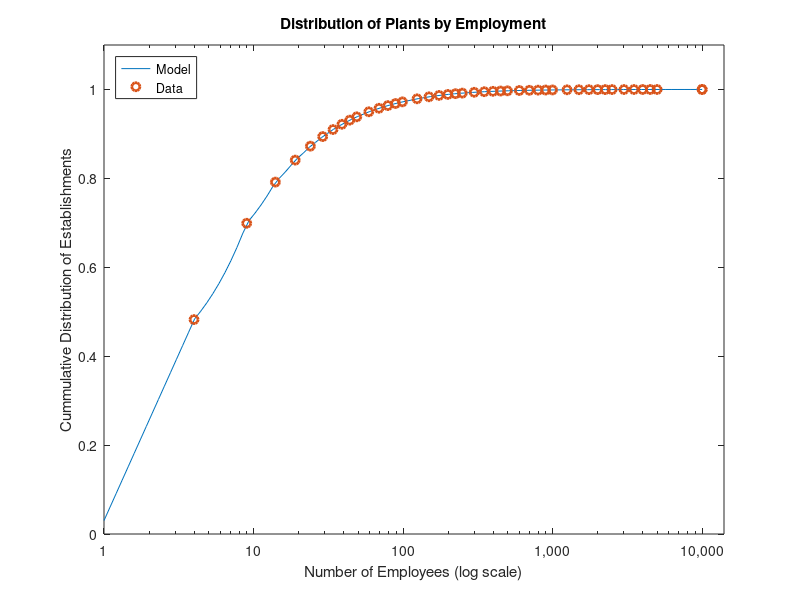

Here is the MATLAB script that generated this plot: (Note: this script raises an error after producing the figure.)
% Replication of Restuccia & Rogerson (2008) - Policy Distortions and Aggregate Productivity with Heterogeneous Establishments

% Note: rho is defined differently here to in the paper. Here it does not
% include the (exogenous) conditional probability of firm exit. In RR2008
% it does. This is done to emphasize how to include exit/death in models
% more generally when using VFI Toolkit.

% For explanation of model, the calibration choices, and what the policy
% experiments are aiming to understand, see paper.

Parallel=1; % 1 for (parallel) CPUs, 2 for GPU, 0 for single CPU

%% Set some basic variables

n_s=100; % Firm-specific Productivity level
n_tau=3; % Negative (subsidy), zero, and positive (tax).

%Parameters
Params.beta=0.96; % Discount rate
% Firms
Params.alpha=0.283;
Params.gamma=0.567;
Params.delta=0.08; % Depreciation rate of physical capital
Params.cf=0; % Fixed cost of production
% Firm entry and exit
Params.ce=1; % Fixed cost of entry (this is a normalization)
Params.lambda=0.1; % Probability of firm exit

Params.Ne=1; % RR2008 call this E, the mass of new potential new entrant distribution.

% The actual 'distortionary policy rate'
Params.taurate=0; % This is the rate for the tax.
Params.subsidyrate=0; % This is the rate for the subsidy.

Params.w=1; % This is just an initial guess since w (wage) is determined in general eqm.

%% Grid on the productivity level, s, as well as the distribution over these h(s).
% The grid is here created by the next few lines of text.
% The original numbers which can be found in the codes provided by Restuccia & Rogerson (2008) for their model. 
% The original source is Rossi-Hansberg and Wright (AER, 2007) All industries for 2000,
% which in turn is created from data from the US Census of Businesses. The
% following commented out line does the import that creates what is stored here as text.
% load ./OriginalCodes/files/establishment_dist.txt
establishment_dist=[4, 0.482359949; 9, 0.21665686; 14, 0.092591623;...
    19, 0.049473226; 24, 0.031397291; 29, 0.021542855; 34, 0.015801151; 39, 0.011847888; 44, 0.009307797;...
    49, 0.007457313; 59, 0.011325843; 69, 0.007940958; 79, 0.005988763; 89, 0.004677303; 99, 0.003753013;...
    124, 0.00683308; 149, 0.004509741; 174, 0.003126242; 199, 0.002215598; 224, 0.001685936; 249, 0.001293212;...
    299, 0.001867145; 349, 0.001285596; 399, 0.000873831; 449, 0.000649621; 499, 0.000511097; 599, 0.000705634;...
    699, 0.000463018; 799, 0.000331475; 899, 0.0002469; 999, 0.000184065; 1249, 0.000311482; 1499, 0.000191522;...
    1749, 0.000130432; 1999, 9.10802E-05; 2249, 7.14044E-05; 2499, 5.42673E-05; 2999, 6.96589E-05; ...
    3499, 4.42707E-05; 3999, 3.09419E-05; 4499, 1.96759E-05; 4999, 1.60263E-05; 9999, 5.06178E-05; ...
    10000, 1.45982E-05];
% establishment_dist(:,1); %(upper range of number of employees)
% establishment_dist(:,2); %(fraction of establishment in each group)

% Note: Table 1 of RR2008 reports an 's range', this is actually implicit
% from the numbers in establishment_dist and the parameters gamma and alpha.
s_grid=exp(linspace(log(1),log(establishment_dist(end,1)^(1-Params.gamma-Params.alpha)),n_s));
% The stationary distribution, called h(s) by RR2008, will here be called pistar_s
cumsum_pistar_s=interp1(establishment_dist(:,1),cumsum(establishment_dist(:,2)),s_grid.^(1/(1-Params.gamma-Params.alpha)));
% The first few points of s_grid have to be extrapolated (as outside the
% range of the actual data). Following line implements this, and similar
% for the max value. I just divide equally across these first few (which is same as RR2008 do).
temp=~isnan(cumsum_pistar_s);
tempind=find(temp,1,'first');
cumsum_pistar_s(1:tempind)=cumsum((1/tempind)*cumsum_pistar_s(tempind)*ones(1,tempind));
cumsum_pistar_s(end)=1;
pistar_s=(cumsum_pistar_s-[0,cumsum_pistar_s(1:end-1)])';
% Note: This stationary distribution is created by interpolating establishment_dist(:,2)
% (interpolation of the cumulative distribution tends to perform better in
% practice than interpolation of the pdf, as cdf tends to be smoother)
% Here this is done using 1D interpolation (the matlab default spline interpolation), RR2008 do this manually by evenly
% dividing the data across the s_grid points that are 'in-between' establishment_dist points.
% (You can see the difference if you use original RR2008 codes to create 'ns' and 'hs', and then run following line
% plot(establishment_dist(:,1),cumsum(establishment_dist(:,2)),s_grid.^(1/(1-Params.gamma-Params.alpha)), cumsum(pistar_s), z, cumsum(hs))
% The difference is not large, but the use of interpolation clearly provide better approximation.

% Note: if you want the actual establishment sizes implicit in s_grid to
% compare to data just run: s_grid.^(1/(1-Params.gamma-Params.alpha))

% Comment: The calibration of the model is awkward, in the sense that it is
% the distribution of potential entrants that is calibrated to match the US
% Census Bureau data on existing firms, while conceptually it is the
% stationary distribution of (exisiting) firms that should match the US
% Census Bureau data on existing firms. Although this later would require a
% much more complicated calibration procedure (moment matching based on simulation).

%% Grids
% Grids for d variables: there are none (because all the decisions being
% made by the firms have closed form solutions, so there are none that the
% toolkit actually needs to solve for)
n_d=0;
d_grid=[];
% Grids for a variables: there are none
n_a=1; % Still need to declare an a variable, the toolkit is not really designed for situation of none. Since it only has a single value and won't really be used anywhere it won't actually do anything anyway.
a_grid=1;
% Grids for z variables: there are two
% s_grid
tau_grid=[-1; 0; 1]; % Negative will be subsidy, zero, positive will be tax
n_z=[n_s,length(tau_grid)];
z_grid=[s_grid'; tau_grid];
pi_z=eye(prod(n_z),prod(n_z)); % Ones on the diagonal, zeros elsewhere. These are essentially permanent states, and there is zero probability of transition.

%% Figure 1

figure(1)
semilogx(s_grid.^(1/(1-Params.gamma-Params.alpha)),cumsum(pistar_s),'-',establishment_dist(:,1),cumsum(establishment_dist(:,2)),'o','LineWidth',2)
title('Distribution of Plants by Employment')
set(gca,'XTick',[1 10 100 1000 10000])
set(gca,'XTickLabel',{'1','10','100','1,000','10,000'})
xlabel('Number of Employees (log scale)')
ylabel('Cummulative Distribution of Establishments')
legend('Model','Data','Location','NorthWest')
axis([0 14000 0 1.1])
% saveas(gcf,['./RestucciaRogerson2008_Figure1.pdf'])
% Remark: the 'sagging curves' of model between data points is a result of
% the graph being done with log scale, while the interpolation is done
% based on (linear scale) number of employees directly.

%% Odds and ends

% Because asset markets are complete the households problem leads to the
% standard result that the households can just be treated as a
% Representative Household, and equilibrium in the asset markets requires
% that the interest rate, i (referred to in RR2008 paper as R, but here
% follow their codes and refer to as i)
Params.i=1/Params.beta-1; % This is standard general eqm result in complete market models, comes from consumption euler eqn together with requirements of stationary eqm.
% The net return to capital in equilibrium will thus be
Params.r=Params.i+Params.delta; % That the gross return is just 1/beta-1 and equals i (that the gross return to capital equals the interest rate is a requirement of capital market clearance in model)

% This (i=1/beta-1) means HHs supply amount of K that clears market, and
% labour supply is perfectly inelastic (leisure is not valued by HHs) 
% means that any value of w clears labour market.

%% Solve the Value Function
% Entry is irrelevant to the value function problem. Exit is relevant, and treated differently based on whether it is endogenous or exogenous.

% For exogenous exit, you simply need to include the 'conditional surivival probability' as another 'DiscountFactorParamNames'
Params.oneminuslambda=1-Params.lambda; % This is now the conditional probability of survival.
Params.rho=1/(1+Params.i); % The factor at which firms discount the future depends on both the risk-free interest rate and the risk/probability of exit
DiscountFactorParamNames={'rho','oneminuslambda'};

ReturnFn=@(aprime_val, a_val, z1_val,z2_val,w,r,alpha,gamma,taurate,subsidyrate,cf) RestucciaRogerson2008_ReturnFn(aprime_val, a_val, z1_val,z2_val,w,r,alpha,gamma,taurate,subsidyrate,cf);
ReturnFnParamNames={'w','r','alpha','gamma','taurate','subsidyrate','cf'}; %It is important that these are in same order as they appear in 'RestucciaRogerson2008_ReturnFn'

vfoptions.parallel=Parallel;
% Check that everything is working so far by solving the value function
if Parallel==1
    V0=zeros([n_a,n_z]);
else
    V0=zeros([n_a,n_z],'gpuArray');
end
[V,Policy]=ValueFnIter_Case1(V0, n_d,n_a,n_z,[],a_grid,z_grid, pi_z, ReturnFn, Params, DiscountFactorParamNames, ReturnFnParamNames, vfoptions);

% If you wanted to look at the value fn
% figure(2)
% surf(shiftdim(V,1))
% title('Value fn')

%% Simulate Agent Distribution, with Entry and Exit
% I use different notation to RR2008. The pdf of potential
% entrants I call upsilon (they used g). I call the 'conditional entry
% decision' ebar (they used xbar). I call the 'mass' by which this is
% multiplied Ne (they used E). Note that Ne is not the actual mass of
% entrants because of the role of ebar.
% So the actual distribution of entrants is then Ne*upsilon.*ebar (note that
% this is not a pdf). The actual mass of entrants can be calculated by
% repeatedly taking the sum of Ne*upsilon.*ebar.

% Need to 'activate' these options
simoptions.agententryandexit=1
% Note: it is possible to do just entry or just exit.
% To do just entry, simply set CondlProbOfExit=0;
% To do just exit, simply set DistOfNewAgents=0;
% (It is not envisaged that you are likely to want either of entry or exit without the other)
% Note that from the perspective of the simulation of agent distribution
% whether these are endogenous or exogenous entry/exit decisions is irrelevant.

pistar_tau=[0;1;0];

% Because they are not a default part of agent simulation, you need to pass the entry/exit aspects as part of simoptions.
EntryExitParamNames.DistOfNewAgents={'upsilon'};
%Params.upsilon=kron(pistar_tau,pistar_s); % Note: these should be in 'reverse order'
Params.upsilon=pistar_s.*(pistar_tau');
EntryExitParamNames.CondlEntryDecisions={'ebar'};
Params.ebar=ones([n_a,n_z]); % Takes value of one for enter, zero for not-enter. This is just an initial guess as the actual decisions are determined as part of general equilibrium.
% Note: VFI Toolkit requires the DistOfNewAgents to be a pdf (so unit mass), and then uses
% the 'MassOfNewAgents' to understand how many there will be entering relative to existing agents.
EntryExitParamNames.MassOfNewAgents={'Ne'}; % This is implied by the need for there to be a stationary distribution, so the mass of firm entry must equal the mass of firm exit, which is lambda*1

EntryExitParamNames.CondlProbOfSurvival={'oneminuslambda'};
% This conditional probability can be a state-dependent parameter, in which case this input would be a vector or matrix, etc.

simoptions.parallel=Parallel;
% Check that everything is working so far by solving the simulation of
% agent distribution to get the stationary distribution.
StationaryDist=StationaryDist_Case1(Policy,n_d,n_a,n_z,pi_z, simoptions, Params, EntryExitParamNames);

% If you wanted to look at the pdf:
% surf(shiftdim(StationaryDist.pdf,1))

%% General equilibrium conditions (and aggregates needed to evaluation them)

% Endogenous entry adds a general equilibrium condition, specifically a
% 'free entry' condition.
% The only additional information needed for the general equilibrium in terms of entry
% and exit is to know which if any of the general equilibrium conditions are 'free entry'
% conditions and so need to be evaluated on potential entrants
% distribution.

%Use the toolkit to find the equilibrium prices
GEPriceParamNames={'ebar','ce'};

%Create descriptions of SS values as functions of d_grid, a_grid, s_grid &
%pi_s (used to calculate the integral across the SS dist fn of whatever
%functions you define here)
FnsToEvaluateParamNames(1).Names={};
% FnsToEvaluateFn_1 = @(aprime_val,a_val,z1_val,z2_val) a_val; %We just want the aggregate assets (which is this periods state)
% FnsToEvaluate={FnsToEvaluateFn_1};
FnsToEvaluate={};

%Now define the functions for the General Equilibrium conditions
    %Should be written as LHS of general eqm eqn minus RHS, so that 
    %the closer the value given by the function is to zero, the closer 
    %the general eqm condition is to holding.
%Note: length(AggVars) is as for FnsToEvaluate and length(p) is length(n_p)
heteroagentoptions.specialgeneqmcondn={'condlentry','entry'};

% A 'condlentry' general equilibrium condition will take values of greater
% than zero for firms that decide to enter, less than zero for first that
% decide not to enter (or more accurately, after entry decision they draw
% their state, and then decide to cancel/abort their entry).

GEPriceParamNames={'w'}; 
    % Note that this parameter does not directly appear in any of the general eqm conditions, only indirectly by it's effect on the value fn.
    % Note that 'ebar', the conditional entry decision, is also determined as part of general eqm, and so in some sense is a general eqm parameter. But since this is unavoidably the case for conditional entry there is no need to declare it.
GeneralEqmEqnParamNames(1).Names={'beta'};
GeneralEqmEqn_CondlEntry = @(ValueFn,GEprices,beta) beta*ValueFn-0; % % Conditional entry condition
% (ValueFn>=0): should this be changed to (beta*ValueFn>=0)? Yes, because of timing.
GeneralEqmEqnParamNames(2).Names={'beta','ce'};
GeneralEqmEqn_Entry = @(EValueFn,GEprices,beta,ce) beta*EValueFn-ce; % Free entry conditions (expected returns equal zero in eqm); note that the first 'General eqm price' is ce, the fixed-cost of entry.
GeneralEqmEqns={GeneralEqmEqn_CondlEntry,GeneralEqmEqn_Entry};

% In principle, 'Ne', the mass of (potential) new entrants is also a
% parameter to be determined in general equilibrium, and hence would also
% appear in GEPriceParamNames. The relevant condition would be labour
% market clearance 1-Nbar=0. The labour supply in the model is equal to 1
% (households are endowed with a unit endowment of labour, and this is
% supplied perfectly inelastically because households do not value
% leisure). Nbar is the labour demand and comes from integral of nbar over
% the distribution of firms. To implement this we would need to add the
% following:
% GEPriceParamNames={'w','Ne'};
% FnsToEvaluateParamNames(1).Names={'alpha','gamma','r','w','taurate'};
% FnsToEvaluateFn_nbar = @(aprime_val,a_val,z1_val,z2_val,mass,alpha,gamma,r,w,taurate) (((1-taurate*z2_val)*z1_val*gamma)/w)^(1/(1-gamma)) *((alpha/r)^((1-gamma)/(1-gamma-alpha)) *(gamma/w)^(gamma/(1-gamma-alpha)) *(z1_val*(1-taurate*z2_val))^(1/(1-alpha-gamma)))^(alpha/(1-gamma)); % which evaluates to Nbar in the aggregate
% GeneralEqmEqnParamNames(3).Names={};
% GeneralEqmEqn_LabourMarket = @(AggVars,GEprices) 1-AggVars;
% The obvious changes to include these in 
% FnsToEvaluate={FnsToEvaluateFn_nbar};
% heteroagentoptions.specialgeneqmcondn={0,'condlentry','entry'};
% GeneralEqmEqns={GeneralEqmEqn_CondlEntry,GeneralEqmEqn_Entry, GeneralEqmEqn_LabourMarket}; 
% would also need to be made.
% Because RR2008 model is linear in Ne (not the case for most models of entry), we 
% can instead simply impose this afterwards, by setting Ne=1/Nbar. This is done
% here just after computing the general equilibrium.
% Obviously endogenizing labour supply would change this, and this 'short-cut' version would no longer work.

heteroagentoptions.verbose=1;
n_p=0;
disp('Calculating price vector corresponding to the stationary eqm')
% tic;
% NOTE: EntryExitParamNames has to be passed as an additional input compared to the standard case.
[p_eqm,p_eqm_index, GeneralEqmCondition]=HeteroAgentStationaryEqm_Case1(V0, 0, n_a, n_z, n_p, pi_z, [], a_grid, z_grid, ReturnFn, FnsToEvaluate, GeneralEqmEqns, Params, DiscountFactorParamNames, ReturnFnParamNames, FnsToEvaluateParamNames, GeneralEqmEqnParamNames, GEPriceParamNames,heteroagentoptions, simoptions, vfoptions, EntryExitParamNames);
% findeqmtime=toc
Params.w=p_eqm.w;
Params.ebar=p_eqm.ebar;

% RR2008 gets baseline solution of w=1.8955, xbar is all ones (based on running the code they provide on Review of Economic Dynamics website).
% I get w=1.9074, ebar is all ones.

% Calculate some things in the general eqm
[V,Policy]=ValueFnIter_Case1(V0, n_d,n_a,n_z,[],a_grid,z_grid, pi_z, ReturnFn, Params, DiscountFactorParamNames, ReturnFnParamNames, vfoptions);
StationaryDist=StationaryDist_Case1(Policy,n_d,n_a,n_z,pi_z, simoptions, Params, EntryExitParamNames);

% Impose the labour market clearance, which involves calculating Ne. See
% comments above (about 10-20 lines above).
FnsToEvaluateParamNames(1).Names={'alpha','gamma','r','w','taurate','subsidyrate'};
FnsToEvaluateFn_nbar = @(aprime_val,a_val,z1_val,z2_val,mass,alpha,gamma,r,w,taurate,subsidyrate) ((1-((z2_val>=0)*taurate+(z2_val<0)*subsidyrate)*z2_val)*z1_val)^(1/(1-alpha-gamma)) *(alpha/r)^(alpha/(1-gamma-alpha)) *(gamma/w)^((1-alpha)/(1-gamma-alpha)); % which evaluates to Nbar in the aggregate
FnsToEvaluate={FnsToEvaluateFn_nbar};
AggValues=EvalFnOnAgentDist_AggVars_Case1(StationaryDist, Policy, FnsToEvaluate, Params, FnsToEvaluateParamNames, n_d, n_a, n_z, d_grid, a_grid, z_grid, simoptions.parallel,simoptions,EntryExitParamNames);
InitialNe=Params.Ne;
Params.Ne=1/AggValues; % AggValues is presently equal to Nbar. This line is imposing/satisfying the labour market clearance condition.
StationaryDist.mass=StationaryDist.mass*(Params.Ne/InitialNe); % Take advantage of linearity of the stationary distribution in new entrants distribution.

%% Table 1
% Not exactly replicating anything as this is just the parameter values...

%Table 1
FID = fopen('./RestucciaRogerson2008_Table1.tex', 'w');
fprintf(FID, 'Benchmark calibration to US data \\\\ \n');
fprintf(FID, '\\begin{tabular*}{1.00\\textwidth}{@{\\extracolsep{\\fill}}lll} \n \\hline \n');
fprintf(FID, 'Parameters & Value & Target \\\\ \\hline \n');
fprintf(FID, '$\\alpha$ & %8.3f & Capital income share \\\\ \n', Params.alpha);
fprintf(FID, '$\\gamma$ & %8.3f & Labour income share \\\\ \n', Params.gamma);
fprintf(FID, '$\\beta$ & %8.2f & Real rate of return \\\\ \n', Params.beta);
fprintf(FID, '$\\delta$ & %8.2f & Investment to output rate \\\\ \n', Params.delta);
fprintf(FID, '$c_e$ & %8.1f & Normalization \\\\ \n', Params.ce);
fprintf(FID, '$c_f$ & %8.1f & Benchmark rate \\\\ \n', Params.cf);
fprintf(FID, '$\\lambda$ & %8.1f & Annual exit rate \\\\ \n', Params.lambda);
fprintf(FID, '$s$ range & [%d, %8.2f] & Relative establishment sizes \\\\ \n', s_grid(1), s_grid(end));
fprintf(FID, '$h(s)$ & see Fig. 1 & Size distribution of establishments \\\\ \n');
fprintf(FID, '\\hline \n \\end{tabular*} \n');
% fprintf(FID, '\\begin{minipage}[t]{1.00\\textwidth}{\\baselineskip=.5\\baselineskip \\vspace{.3cm} \\footnotesize{ \n');
% fprintf(FID, 'Note: Do not attempt to replicate Co-worker mean as I do not know definition. Avg size of entering firms is defined in terms of nprime, while avg size of exiting firms is defined in terms of n. \n');
% fprintf(FID, '}} \\end{minipage}');
fclose(FID);

%% Table 2

% One could code this directly easily enough since there are closed form
% solutions for kbar and nbar in terms of (s,tau). But will use the VFI
% Toolkit commands to show how to apply them.

FnsToEvaluateParamNames(1).Names={'alpha','gamma','r','w','taurate','subsidyrate'};
FnsToEvaluateFn_kbar = @(aprime_val,a_val,z1_val,z2_val,mass,alpha,gamma,r,w,taurate,subsidyrate) (alpha/r)^((1-gamma)/(1-gamma-alpha)) *(gamma/w)^(gamma/(1-gamma-alpha)) *(z1_val*(1-((z2_val>=0)*taurate+(z2_val<0)*subsidyrate)*z2_val))^(1/(1-alpha-gamma));
FnsToEvaluateParamNames(2).Names={'alpha','gamma','r','w','taurate','subsidyrate'};
FnsToEvaluateFn_nbar = @(aprime_val,a_val,z1_val,z2_val,mass,alpha,gamma,r,w,taurate,subsidyrate) ((1-((z2_val>=0)*taurate+(z2_val<0)*subsidyrate)*z2_val)*z1_val)^(1/(1-alpha-gamma)) *(alpha/r)^(alpha/(1-gamma-alpha)) *(gamma/w)^((1-alpha)/(1-gamma-alpha)); % which evaluates to Nbar in the aggregate
FnsToEvaluateParamNames(3).Names={'alpha','gamma','r','w','taurate','subsidyrate'};
FnsToEvaluateFn_output = @(aprime_val,a_val,z1_val,z2_val,mass, alpha,gamma,r,w,taurate,subsidyrate) ((1-((z2_val>=0)*taurate+(z2_val<0)*subsidyrate)*z2_val))^((alpha+gamma)/(1-gamma-alpha))*z1_val^(1/(1-gamma-alpha)) *(alpha/r)^(alpha/(1-gamma-alpha)) *(gamma/w)^(gamma/(1-gamma-alpha));
FnsToEvaluate={FnsToEvaluateFn_kbar, FnsToEvaluateFn_nbar, FnsToEvaluateFn_output};

ValuesOnGrid=EvalFnOnAgentDist_ValuesOnGrid_Case1_Mass(StationaryDist.pdf,StationaryDist.mass, Policy, FnsToEvaluate, Params, FnsToEvaluateParamNames,EntryExitParamNames, n_d, n_a, n_z, [], a_grid, z_grid, Parallel,simoptions);

ProbDensityFns=EvalFnOnAgentDist_pdf_Case1(StationaryDist, Policy, FnsToEvaluate, Params, FnsToEvaluateParamNames, n_d, n_a, n_z, [], a_grid, z_grid, simoptions.parallel,simoptions,EntryExitParamNames);

% s_grid.^(1/(1-Params.gamma-Params.alpha))
nbarValues=shiftdim(ValuesOnGrid(2,:,:,:),1);
nbarValues=shiftdim(ValuesOnGrid(2,:,:,:),1);
normalize_employment=nbarValues(1,1,2); % Normalize so that smallest occouring value of nbar in the baseline is equal to 1.
nbarValues=nbarValues./normalize_employment;

Partion1Indicator=logical(nbarValues<5);
Partion2Indicator=logical((nbarValues>=5).*(nbarValues<50));
Partion3Indicator=logical(nbarValues>=50);

% Check that the following is equal to prod(n_z), so 300
sum(sum(Partion1Indicator+Partion2Indicator+Partion3Indicator))

ShareOfEstablishments(1)=sum(sum(StationaryDist.pdf(Partion1Indicator)));
ShareOfEstablishments(2)=sum(sum(StationaryDist.pdf(Partion2Indicator)));
ShareOfEstablishments(3)=sum(sum(StationaryDist.pdf(Partion3Indicator)));

Output_pdf=shiftdim(ProbDensityFns(3,:,:,:),1);
ShareOfOutput(1)=sum(sum(sum(Output_pdf(Partion1Indicator))));
ShareOfOutput(2)=sum(sum(sum(Output_pdf(Partion2Indicator))));
ShareOfOutput(3)=sum(sum(sum(Output_pdf(Partion3Indicator))));

Labour_pdf=shiftdim(ProbDensityFns(2,:,:,:),1);
ShareOfLabour(1)=sum(sum(sum(Labour_pdf(Partion1Indicator))));
ShareOfLabour(2)=sum(sum(sum(Labour_pdf(Partion2Indicator))));
ShareOfLabour(3)=sum(sum(sum(Labour_pdf(Partion3Indicator))));

Capital_pdf=shiftdim(ProbDensityFns(1,:,:,:),1);
ShareOfCapital(1)=sum(sum(sum(Capital_pdf(Partion1Indicator))));
ShareOfCapital(2)=sum(sum(sum(Capital_pdf(Partion2Indicator))));
ShareOfCapital(3)=sum(sum(sum(Capital_pdf(Partion3Indicator))));

AverageEmployment(1)=sum(sum(nbarValues(Partion1Indicator).*StationaryDist.pdf(Partion1Indicator)))/sum(sum(StationaryDist.pdf(Partion1Indicator)));
AverageEmployment(2)=sum(sum(nbarValues(Partion2Indicator).*StationaryDist.pdf(Partion2Indicator)))/sum(sum(StationaryDist.pdf(Partion2Indicator)));
AverageEmployment(3)=sum(sum(nbarValues(Partion3Indicator).*StationaryDist.pdf(Partion3Indicator)))/sum(sum(StationaryDist.pdf(Partion3Indicator)));

%Table 2
FID = fopen('./RestucciaRogerson2008_Table2.tex', 'w');
fprintf(FID, 'Distribution statistics of benchmark economy \\\\ \n');
fprintf(FID, '\\begin{tabular*}{1.00\\textwidth}{@{\\extracolsep{\\fill}}llcr} \n \\hline \\hline \n');
fprintf(FID, ' & \\multicolumn{3}{l}{Establishment size (number of employees)} \\\\ \\cline{2-4} \n');
fprintf(FID, ' & $<$5 & 5 to 49 & $\\geq$50 \\\\ \\hline \n');
fprintf(FID, 'Share of establishments & %8.2f & %8.2f & %8.2f \\\\ \n', ShareOfEstablishments);
fprintf(FID, 'Share of output         & %8.2f & %8.2f & %8.2f \\\\ \n', ShareOfOutput);
fprintf(FID, 'Share of labour         & %8.2f & %8.2f & %8.2f \\\\ \n', ShareOfLabour);
fprintf(FID, 'Share of capital        & %8.2f & %8.2f & %8.2f \\\\ \n', ShareOfCapital);
fprintf(FID, 'Share of employment     & %8.2f & %8.2f & %8.2f \\\\ \n', AverageEmployment);
fprintf(FID, '\\hline \n \\end{tabular*} \n');
% fprintf(FID, '\\begin{minipage}[t]{1.00\\textwidth}{\\baselineskip=.5\\baselineskip \\vspace{.3cm} \\footnotesize{ \n');
% fprintf(FID, 'Note: Do not attempt to replicate Co-worker mean as I do not know definition. Avg size of entering firms is defined in terms of nprime, while avg size of exiting firms is defined in terms of n. \n');
% fprintf(FID, '}} \\end{minipage}');
fclose(FID);

%% Calculate a bunch of things related to those reported in Table 3 just to show how.
FnsToEvaluateParamNames(4).Names={'alpha','gamma','r','w','taurate','subsidyrate'};
FnsToEvaluateFn_subsidy = @(aprime_val,a_val,z1_val,z2_val,mass, alpha,gamma,r,w,taurate,subsidyrate) (z2_val<0)*subsidyrate* ((1-((z2_val>=0)*taurate+(z2_val<0)*subsidyrate)*z2_val))^((alpha+gamma)/(1-gamma-alpha))*z1_val^(1/(1-gamma-alpha)) *(alpha/r)^(alpha/(1-gamma-alpha)) *(gamma/w)^(gamma/(1-gamma-alpha)); % (z2_val<0)*subsidyrate)* output
% Following is just 'indicator for subsidised' times output, needed to calculate Ys
FnsToEvaluateParamNames(5).Names={'alpha','gamma','r','w','taurate','subsidyrate'};
FnsToEvaluateFn_outputofsubsidised = @(aprime_val,a_val,z1_val,z2_val,mass, alpha,gamma,r,w,taurate,subsidyrate) (z2_val<0)*((1-((z2_val>=0)*taurate+(z2_val<0)*subsidyrate)*z2_val))^((alpha+gamma)/(1-gamma-alpha))*z1_val^(1/(1-gamma-alpha)) *(alpha/r)^(alpha/(1-gamma-alpha)) *(gamma/w)^(gamma/(1-gamma-alpha));

FnsToEvaluate={FnsToEvaluateFn_kbar, FnsToEvaluateFn_nbar, FnsToEvaluateFn_output, FnsToEvaluateFn_subsidy, FnsToEvaluateFn_outputofsubsidised};

AggValues=EvalFnOnAgentDist_AggVars_Case1(StationaryDist, Policy, FnsToEvaluate, Params, FnsToEvaluateParamNames, n_d, n_a, n_z, d_grid, a_grid, z_grid, simoptions.parallel,simoptions,EntryExitParamNames);

Output.Y=AggValues(3);
Output.N=AggValues(2);
Output.K=AggValues(1);
Output.KdivY=Output.K/Output.Y;
% Params.w
Output.mass=StationaryDist.mass; % E in notation of RR2008
Output.TFP=(Output.Y/Output.N)./((Output.K/Output.N)^Params.alpha); % RR2008 call this 'A'.
Output.Ys_divY=AggValues(5)/AggValues(3); % The variable Ys/Y represents the output share of establishments that are receiving a subsidy
Output.SdivY=AggValues(4)/AggValues(3); % The variable S /Y is the total subsidies paid out to establishments receiving subsidies as a fraction of output
Output.tau_s=Params.subsidyrate; % The variable tau_s is the size of the subsidy required to generate a steady-state capital stock equal to that in the distortion-free economy




